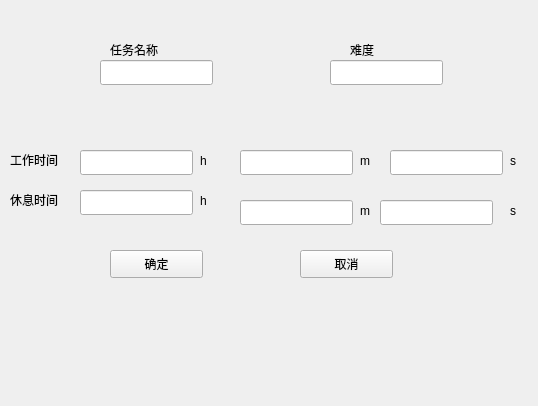
<?xml version="1.0" encoding="UTF-8"?>
<ui version="4.0">
 <class>taskSetting</class>
 <widget class="QWidget" name="taskSetting">
  <property name="geometry">
   <rect>
    <x>0</x>
    <y>0</y>
    <width>538</width>
    <height>406</height>
   </rect>
  </property>
  <property name="windowTitle">
   <string>Form</string>
  </property>
  <widget class="QLineEdit" name="taskName">
   <property name="geometry">
    <rect>
     <x>100</x>
     <y>60</y>
     <width>113</width>
     <height>25</height>
    </rect>
   </property>
  </widget>
  <widget class="QLineEdit" name="workH">
   <property name="geometry">
    <rect>
     <x>80</x>
     <y>150</y>
     <width>113</width>
     <height>25</height>
    </rect>
   </property>
  </widget>
  <widget class="QLineEdit" name="workM">
   <property name="geometry">
    <rect>
     <x>240</x>
     <y>150</y>
     <width>113</width>
     <height>25</height>
    </rect>
   </property>
  </widget>
  <widget class="QLineEdit" name="workS">
   <property name="geometry">
    <rect>
     <x>390</x>
     <y>150</y>
     <width>113</width>
     <height>25</height>
    </rect>
   </property>
  </widget>
  <widget class="QLineEdit" name="taskDifficulty">
   <property name="geometry">
    <rect>
     <x>330</x>
     <y>60</y>
     <width>113</width>
     <height>25</height>
    </rect>
   </property>
  </widget>
  <widget class="QPushButton" name="taskSave">
   <property name="geometry">
    <rect>
     <x>110</x>
     <y>250</y>
     <width>93</width>
     <height>28</height>
    </rect>
   </property>
   <property name="text">
    <string>确定</string>
   </property>
  </widget>
  <widget class="QPushButton" name="taskCancel">
   <property name="geometry">
    <rect>
     <x>300</x>
     <y>250</y>
     <width>93</width>
     <height>28</height>
    </rect>
   </property>
   <property name="text">
    <string>取消</string>
   </property>
  </widget>
  <widget class="QLineEdit" name="breakH">
   <property name="geometry">
    <rect>
     <x>80</x>
     <y>190</y>
     <width>113</width>
     <height>25</height>
    </rect>
   </property>
  </widget>
  <widget class="QLineEdit" name="breakM">
   <property name="geometry">
    <rect>
     <x>240</x>
     <y>200</y>
     <width>113</width>
     <height>25</height>
    </rect>
   </property>
  </widget>
  <widget class="QLineEdit" name="breakS">
   <property name="geometry">
    <rect>
     <x>380</x>
     <y>200</y>
     <width>113</width>
     <height>25</height>
    </rect>
   </property>
  </widget>
  <widget class="QLabel" name="taskNameLbl">
   <property name="geometry">
    <rect>
     <x>110</x>
     <y>40</y>
     <width>69</width>
     <height>19</height>
    </rect>
   </property>
   <property name="text">
    <string>任务名称</string>
   </property>
  </widget>
  <widget class="QLabel" name="difficultyLbl">
   <property name="geometry">
    <rect>
     <x>350</x>
     <y>40</y>
     <width>69</width>
     <height>19</height>
    </rect>
   </property>
   <property name="text">
    <string>难度</string>
   </property>
  </widget>
  <widget class="QLabel" name="workTimeLbl">
   <property name="geometry">
    <rect>
     <x>10</x>
     <y>150</y>
     <width>69</width>
     <height>19</height>
    </rect>
   </property>
   <property name="text">
    <string>工作时间</string>
   </property>
  </widget>
  <widget class="QLabel" name="breakTimeLbl">
   <property name="geometry">
    <rect>
     <x>10</x>
     <y>190</y>
     <width>69</width>
     <height>19</height>
    </rect>
   </property>
   <property name="text">
    <string>休息时间</string>
   </property>
  </widget>
  <widget class="QLabel" name="workHourLbl">
   <property name="geometry">
    <rect>
     <x>200</x>
     <y>150</y>
     <width>21</width>
     <height>21</height>
    </rect>
   </property>
   <property name="text">
    <string>h</string>
   </property>
  </widget>
  <widget class="QLabel" name="breakHourLbl">
   <property name="geometry">
    <rect>
     <x>200</x>
     <y>190</y>
     <width>21</width>
     <height>21</height>
    </rect>
   </property>
   <property name="text">
    <string>h</string>
   </property>
  </widget>
  <widget class="QLabel" name="workMinuteLbl">
   <property name="geometry">
    <rect>
     <x>360</x>
     <y>150</y>
     <width>21</width>
     <height>21</height>
    </rect>
   </property>
   <property name="text">
    <string>m</string>
   </property>
  </widget>
  <widget class="QLabel" name="breakMinuteLbl">
   <property name="geometry">
    <rect>
     <x>360</x>
     <y>200</y>
     <width>21</width>
     <height>21</height>
    </rect>
   </property>
   <property name="text">
    <string>m</string>
   </property>
  </widget>
  <widget class="QLabel" name="workSecondLbl">
   <property name="geometry">
    <rect>
     <x>510</x>
     <y>150</y>
     <width>21</width>
     <height>21</height>
    </rect>
   </property>
   <property name="text">
    <string>s</string>
   </property>
  </widget>
  <widget class="QLabel" name="breakSecondLbl">
   <property name="geometry">
    <rect>
     <x>510</x>
     <y>200</y>
     <width>21</width>
     <height>21</height>
    </rect>
   </property>
   <property name="text">
    <string>s</string>
   </property>
  </widget>
 </widget>
 <resources/>
 <connections/>
</ui>
